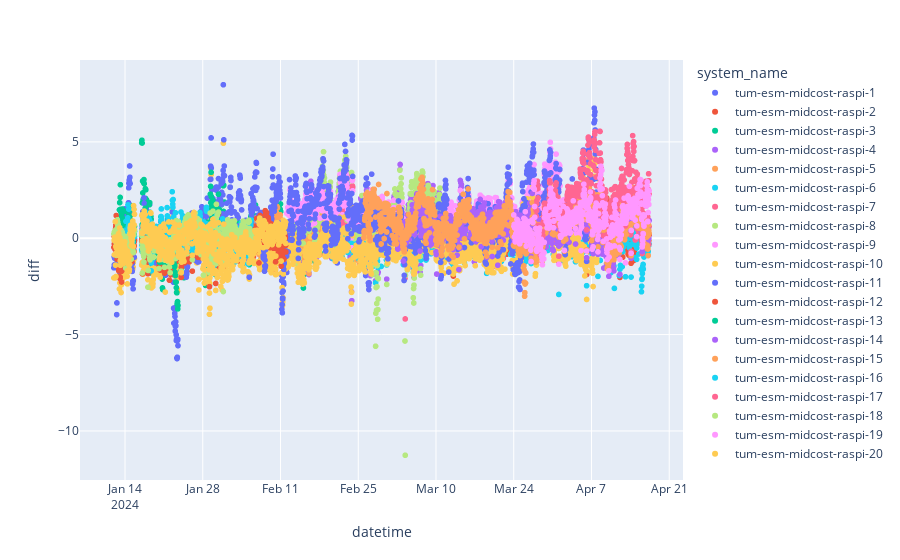
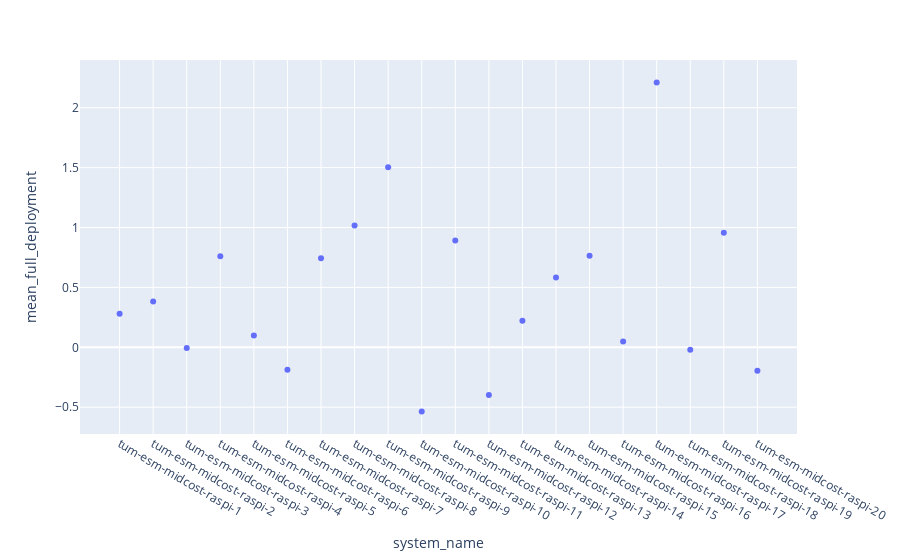
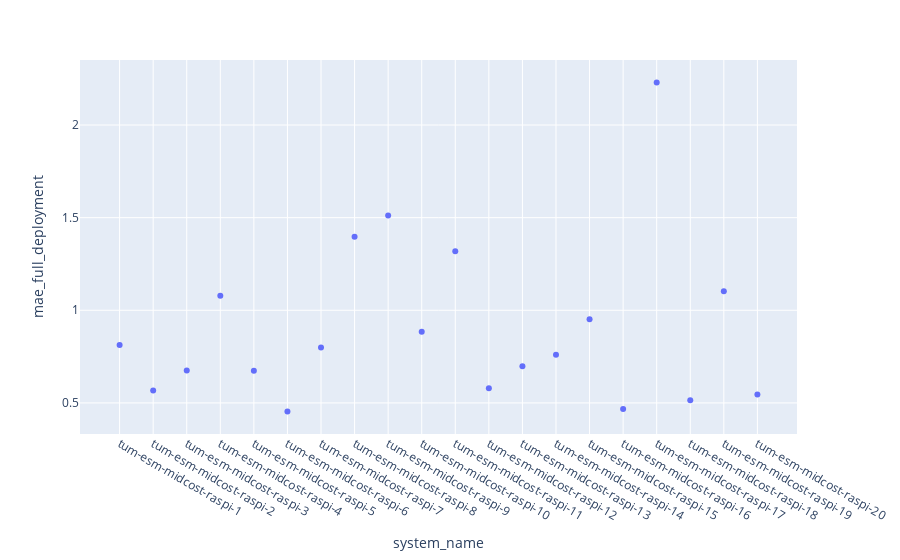
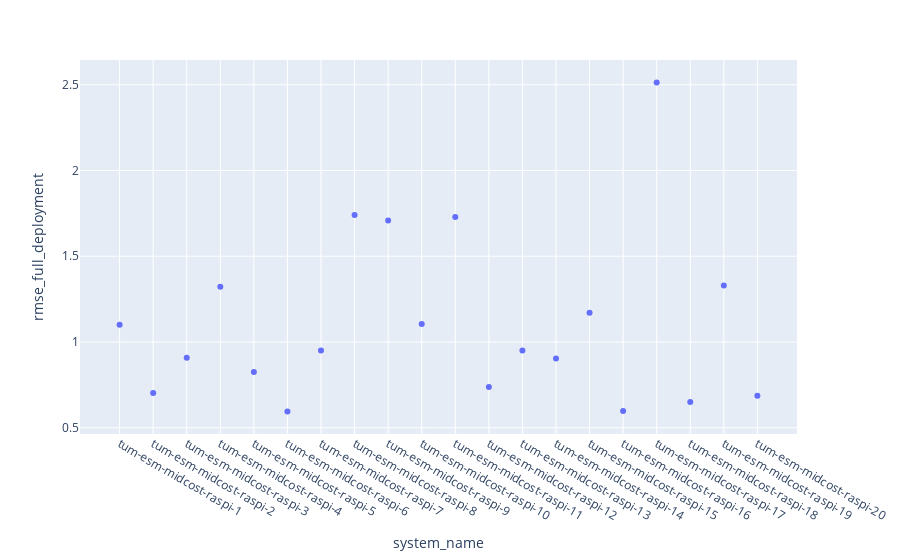

Here is the notebook cell these charts were saved with, in order:
### Code cell
fig = px.scatter(df, x="datetime", y="diff", color = "system_name")
fig.show()
fig = px.scatter(df_sbs, x="system_name", y="mean_full_deployment")
fig.show()
fig = px.scatter(df_sbs, x="system_name", y="mae_full_deployment")
fig.show()
fig = px.scatter(df_sbs, x="system_name", y="rmse_full_deployment")
fig.show()

### Figure 1 — Plotly figure (JSON) as saved in the notebook; plotly's stock layout.template omitted (floating-point values rounded to 4 significant figures; data arrays with more than 128 entries replaced by an {"elided": "..."} marker saying what was removed)
{"data": [{"hovertemplate": "system_name=tum-esm-midcost-raspi-1<br>datetime=%{x}<br>diff=%{y}<extra></extra>", "legendgroup": "tum-esm-midcost-raspi-1", "marker": {"color": "#636efa", "symbol": "circle"}, "mode": "markers", "name": "tum-esm-midcost-raspi-1", "showlegend": true, "type": "scattergl", "x": {"elided": "479 str values"}, "xaxis": "x", "y": {"elided": "479 float values"}, "yaxis": "y"}, {"hovertemplate": "system_name=tum-esm-midcost-raspi-2<br>datetime=%{x}<br>diff=%{y}<extra></extra>", "legendgroup": "tum-esm-midcost-raspi-2", "marker": {"color": "#EF553B", "symbol": "circle"}, "mode": "markers", "name": "tum-esm-midcost-raspi-2", "showlegend": true, "type": "scattergl", "x": {"elided": "850 str values"}, "xaxis": "x", "y": {"elided": "850 float values"}, "yaxis": "y"}, {"hovertemplate": "system_name=tum-esm-midcost-raspi-3<br>datetime=%{x}<br>diff=%{y}<extra></extra>", "legendgroup": "tum-esm-midcost-raspi-3", "marker": {"color": "#00cc96", "symbol": "circle"}, "mode": "markers", "name": "tum-esm-midcost-raspi-3", "showlegend": true, "type": "scattergl", "x": {"elided": "855 str values"}, "xaxis": "x", "y": {"elided": "855 float values"}, "yaxis": "y"}, {"hovertemplate": "system_name=tum-esm-midcost-raspi-4<br>datetime=%{x}<br>diff=%{y}<extra></extra>", "legendgroup": "tum-esm-midcost-raspi-4", "marker": {"color": "#ab63fa", "symbol": "circle"}, "mode": "markers", "name": "tum-esm-midcost-raspi-4", "showlegend": true, "type": "scattergl", "x": {"elided": "841 str values"}, "xaxis": "x", "y": {"elided": "841 float values"}, "yaxis": "y"}, {"hovertemplate": "system_name=tum-esm-midcost-raspi-5<br>datetime=%{x}<br>diff=%{y}<extra></extra>", "legendgroup": "tum-esm-midcost-raspi-5", "marker": {"color": "#FFA15A", "symbol": "circle"}, "mode": "markers", "name": "tum-esm-midcost-raspi-5", "showlegend": true, "type": "scattergl", "x": {"elided": "455 str values"}, "xaxis": "x", "y": {"elided": "455 float values"}, "yaxis": "y"}, {"hovertemplate": "system_name=tum-esm-midcost-raspi-6<br>datetime=%{x}<br>diff=%{y}<extra></extra>", "legendgroup": "tum-esm-midcost-raspi-6", "marker": {"color": "#19d3f3", "symbol": "circle"}, "mode": "markers", "name": "tum-esm-midcost-raspi-6", "showlegend": true, "type": "scattergl", "x": {"elided": "1378 str values"}, "xaxis": "x", "y": {"elided": "1378 float values"}, "yaxis": "y"}, {"hovertemplate": "system_name=tum-esm-midcost-raspi-7<br>datetime=%{x}<br>diff=%{y}<extra></extra>", "legendgroup": "tum-esm-midcost-raspi-7", "marker": {"color": "#FF6692", "symbol": "circle"}, "mode": "markers", "name": "tum-esm-midcost-raspi-7", "showlegend": true, "type": "scattergl", "x": {"elided": "1354 str values"}, "xaxis": "x", "y": {"elided": "1354 float values"}, "yaxis": "y"}, {"hovertemplate": "system_name=tum-esm-midcost-raspi-8<br>datetime=%{x}<br>diff=%{y}<extra></extra>", "legendgroup": "tum-esm-midcost-raspi-8", "marker": {"color": "#B6E880", "symbol": "circle"}, "mode": "markers", "name": "tum-esm-midcost-raspi-8", "showlegend": true, "type": "scattergl", "x": {"elided": "671 str values"}, "xaxis": "x", "y": {"elided": "671 float values"}, "yaxis": "y"}, {"hovertemplate": "system_name=tum-esm-midcost-raspi-9<br>datetime=%{x}<br>diff=%{y}<extra></extra>", "legendgroup": "tum-esm-midcost-raspi-9", "marker": {"color": "#FF97FF", "symbol": "circle"}, "mode": "markers", "name": "tum-esm-midcost-raspi-9", "showlegend": true, "type": "scattergl", "x": {"elided": "1113 str values"}, "xaxis": "x", "y": {"elided": "1113 float values"}, "yaxis": "y"}, {"hovertemplate": "system_name=tum-esm-midcost-raspi-10<br>datetime=%{x}<br>diff=%{y}<extra></extra>", "legendgroup": "tum-esm-midcost-raspi-10", "marker": {"color": "#FECB52", "symbol": "circle"}, "mode": "markers", "name": "tum-esm-midcost-raspi-10", "showlegend": true, "type": "scattergl", "x": {"elided": "2018 str values"}, "xaxis": "x", "y": {"elided": "2018 float values"}, "yaxis": "y"}, {"hovertemplate": "system_name=tum-esm-midcost-raspi-11<br>datetime=%{x}<br>diff=%{y}<extra></extra>", "legendgroup": "tum-esm-midcost-raspi-11", "marker": {"color": "#636efa", "symbol": "circle"}, "mode": "markers", "name": "tum-esm-midcost-raspi-11", "showlegend": true, "type": "scattergl", "x": {"elided": "2042 str values"}, "xaxis": "x", "y": {"elided": "2042 float values"}, "yaxis": "y"}, {"hovertemplate": "system_name=tum-esm-midcost-raspi-12<br>datetime=%{x}<br>diff=%{y}<extra></extra>", "legendgroup": "tum-esm-midcost-raspi-12", "marker": {"color": "#EF553B", "symbol": "circle"}, "mode": "markers", "name": "tum-esm-midcost-raspi-12", "showlegend": true, "type": "scattergl", "x": {"elided": "712 str values"}, "xaxis": "x", "y": {"elided": "712 float values"}, "yaxis": "y"}, {"hovertemplate": "system_name=tum-esm-midcost-raspi-13<br>datetime=%{x}<br>diff=%{y}<extra></extra>", "legendgroup": "tum-esm-midcost-raspi-13", "marker": {"color": "#00cc96", "symbol": "circle"}, "mode": "markers", "name": "tum-esm-midcost-raspi-13", "showlegend": true, "type": "scattergl", "x": {"elided": "389 str values"}, "xaxis": "x", "y": {"elided": "389 float values"}, "yaxis": "y"}, {"hovertemplate": "system_name=tum-esm-midcost-raspi-14<br>datetime=%{x}<br>diff=%{y}<extra></extra>", "legendgroup": "tum-esm-midcost-raspi-14", "marker": {"color": "#ab63fa", "symbol": "circle"}, "mode": "markers", "name": "tum-esm-midcost-raspi-14", "showlegend": true, "type": "scattergl", "x": {"elided": "1090 str values"}, "xaxis": "x", "y": {"elided": "1090 float values"}, "yaxis": "y"}, {"hovertemplate": "system_name=tum-esm-midcost-raspi-15<br>datetime=%{x}<br>diff=%{y}<extra></extra>", "legendgroup": "tum-esm-midcost-raspi-15", "marker": {"color": "#FFA15A", "symbol": "circle"}, "mode": "markers", "name": "tum-esm-midcost-raspi-15", "showlegend": true, "type": "scattergl", "x": {"elided": "1234 str values"}, "xaxis": "x", "y": {"elided": "1234 float values"}, "yaxis": "y"}, {"hovertemplate": "system_name=tum-esm-midcost-raspi-16<br>datetime=%{x}<br>diff=%{y}<extra></extra>", "legendgroup": "tum-esm-midcost-raspi-16", "marker": {"color": "#19d3f3", "symbol": "circle"}, "mode": "markers", "name": "tum-esm-midcost-raspi-16", "showlegend": true, "type": "scattergl", "x": {"elided": "558 str values"}, "xaxis": "x", "y": {"elided": "558 float values"}, "yaxis": "y"}, {"hovertemplate": "system_name=tum-esm-midcost-raspi-17<br>datetime=%{x}<br>diff=%{y}<extra></extra>", "legendgroup": "tum-esm-midcost-raspi-17", "marker": {"color": "#FF6692", "symbol": "circle"}, "mode": "markers", "name": "tum-esm-midcost-raspi-17", "showlegend": true, "type": "scattergl", "x": {"elided": "490 str values"}, "xaxis": "x", "y": {"elided": "490 float values"}, "yaxis": "y"}, {"hovertemplate": "system_name=tum-esm-midcost-raspi-18<br>datetime=%{x}<br>diff=%{y}<extra></extra>", "legendgroup": "tum-esm-midcost-raspi-18", "marker": {"color": "#B6E880", "symbol": "circle"}, "mode": "markers", "name": "tum-esm-midcost-raspi-18", "showlegend": true, "type": "scattergl", "x": {"elided": "568 str values"}, "xaxis": "x", "y": {"elided": "568 float values"}, "yaxis": "y"}, {"hovertemplate": "system_name=tum-esm-midcost-raspi-19<br>datetime=%{x}<br>diff=%{y}<extra></extra>", "legendgroup": "tum-esm-midcost-raspi-19", "marker": {"color": "#FF97FF", "symbol": "circle"}, "mode": "markers", "name": "tum-esm-midcost-raspi-19", "showlegend": true, "type": "scattergl", "x": {"elided": "586 str values"}, "xaxis": "x", "y": {"elided": "586 float values"}, "yaxis": "y"}, {"hovertemplate": "system_name=tum-esm-midcost-raspi-20<br>datetime=%{x}<br>diff=%{y}<extra></extra>", "legendgroup": "tum-esm-midcost-raspi-20", "marker": {"color": "#FECB52", "symbol": "circle"}, "mode": "markers", "name": "tum-esm-midcost-raspi-20", "showlegend": true, "type": "scattergl", "x": {"elided": "712 str values"}, "xaxis": "x", "y": {"elided": "712 float values"}, "yaxis": "y"}], "layout": {"legend": {"title": {"text": "system_name"}, "tracegroupgap": 0}, "margin": {"t": 60}, "xaxis": {"anchor": "y", "domain": [0, 1], "title": {"text": "datetime"}}, "yaxis": {"anchor": "x", "domain": [0, 1], "title": {"text": "diff"}}}}

### Figure 2 — Plotly figure (JSON) as saved in the notebook; plotly's stock layout.template omitted (floating-point values rounded to 4 significant figures)
{"data": [{"hovertemplate": "system_name=%{x}<br>mean_full_deployment=%{y}<extra></extra>", "legendgroup": "", "marker": {"color": "#636efa", "symbol": "circle"}, "mode": "markers", "name": "", "orientation": "v", "showlegend": false, "type": "scatter", "x": ["tum-esm-midcost-raspi-1", "tum-esm-midcost-raspi-2", "tum-esm-midcost-raspi-3", "tum-esm-midcost-raspi-4", "tum-esm-midcost-raspi-5", "tum-esm-midcost-raspi-6", "tum-esm-midcost-raspi-7", "tum-esm-midcost-raspi-8", "tum-esm-midcost-raspi-9", "tum-esm-midcost-raspi-10", "tum-esm-midcost-raspi-11", "tum-esm-midcost-raspi-12", "tum-esm-midcost-raspi-13", "tum-esm-midcost-raspi-14", "tum-esm-midcost-raspi-15", "tum-esm-midcost-raspi-16", "tum-esm-midcost-raspi-17", "tum-esm-midcost-raspi-18", "tum-esm-midcost-raspi-19", "tum-esm-midcost-raspi-20"], "xaxis": "x", "y": [0.2802, 0.3826, -0.005165, 0.7591, 0.0989, -0.1871, 0.7434, 1.016, 1.503, -0.5363, 0.8914, -0.398, 0.2224, 0.5817, 0.765, 0.04834, 2.211, -0.02085, 0.9556, -0.1964], "yaxis": "y"}], "layout": {"legend": {"tracegroupgap": 0}, "margin": {"t": 60}, "xaxis": {"anchor": "y", "domain": [0, 1], "title": {"text": "system_name"}}, "yaxis": {"anchor": "x", "domain": [0, 1], "title": {"text": "mean_full_deployment"}}}}

### Figure 3 — Plotly figure (JSON) as saved in the notebook; plotly's stock layout.template omitted (floating-point values rounded to 4 significant figures)
{"data": [{"hovertemplate": "system_name=%{x}<br>mae_full_deployment=%{y}<extra></extra>", "legendgroup": "", "marker": {"color": "#636efa", "symbol": "circle"}, "mode": "markers", "name": "", "orientation": "v", "showlegend": false, "type": "scatter", "x": ["tum-esm-midcost-raspi-1", "tum-esm-midcost-raspi-2", "tum-esm-midcost-raspi-3", "tum-esm-midcost-raspi-4", "tum-esm-midcost-raspi-5", "tum-esm-midcost-raspi-6", "tum-esm-midcost-raspi-7", "tum-esm-midcost-raspi-8", "tum-esm-midcost-raspi-9", "tum-esm-midcost-raspi-10", "tum-esm-midcost-raspi-11", "tum-esm-midcost-raspi-12", "tum-esm-midcost-raspi-13", "tum-esm-midcost-raspi-14", "tum-esm-midcost-raspi-15", "tum-esm-midcost-raspi-16", "tum-esm-midcost-raspi-17", "tum-esm-midcost-raspi-18", "tum-esm-midcost-raspi-19", "tum-esm-midcost-raspi-20"], "xaxis": "x", "y": [0.8131, 0.5675, 0.6754, 1.078, 0.6729, 0.4534, 0.7988, 1.397, 1.511, 0.8837, 1.318, 0.5791, 0.6979, 0.7595, 0.952, 0.4668, 2.23, 0.515, 1.103, 0.5448], "yaxis": "y"}], "layout": {"legend": {"tracegroupgap": 0}, "margin": {"t": 60}, "xaxis": {"anchor": "y", "domain": [0, 1], "title": {"text": "system_name"}}, "yaxis": {"anchor": "x", "domain": [0, 1], "title": {"text": "mae_full_deployment"}}}}

### Figure 4 — Plotly figure (JSON) as saved in the notebook; plotly's stock layout.template omitted (floating-point values rounded to 4 significant figures)
{"data": [{"hovertemplate": "system_name=%{x}<br>rmse_full_deployment=%{y}<extra></extra>", "legendgroup": "", "marker": {"color": "#636efa", "symbol": "circle"}, "mode": "markers", "name": "", "orientation": "v", "showlegend": false, "type": "scatter", "x": ["tum-esm-midcost-raspi-1", "tum-esm-midcost-raspi-2", "tum-esm-midcost-raspi-3", "tum-esm-midcost-raspi-4", "tum-esm-midcost-raspi-5", "tum-esm-midcost-raspi-6", "tum-esm-midcost-raspi-7", "tum-esm-midcost-raspi-8", "tum-esm-midcost-raspi-9", "tum-esm-midcost-raspi-10", "tum-esm-midcost-raspi-11", "tum-esm-midcost-raspi-12", "tum-esm-midcost-raspi-13", "tum-esm-midcost-raspi-14", "tum-esm-midcost-raspi-15", "tum-esm-midcost-raspi-16", "tum-esm-midcost-raspi-17", "tum-esm-midcost-raspi-18", "tum-esm-midcost-raspi-19", "tum-esm-midcost-raspi-20"], "xaxis": "x", "y": [1.1, 0.7022, 0.908, 1.321, 0.8245, 0.5944, 0.9498, 1.74, 1.709, 1.105, 1.729, 0.7381, 0.9503, 0.9032, 1.171, 0.5972, 2.513, 0.6498, 1.329, 0.6862], "yaxis": "y"}], "layout": {"legend": {"tracegroupgap": 0}, "margin": {"t": 60}, "xaxis": {"anchor": "y", "domain": [0, 1], "title": {"text": "system_name"}}, "yaxis": {"anchor": "x", "domain": [0, 1], "title": {"text": "rmse_full_deployment"}}}}
